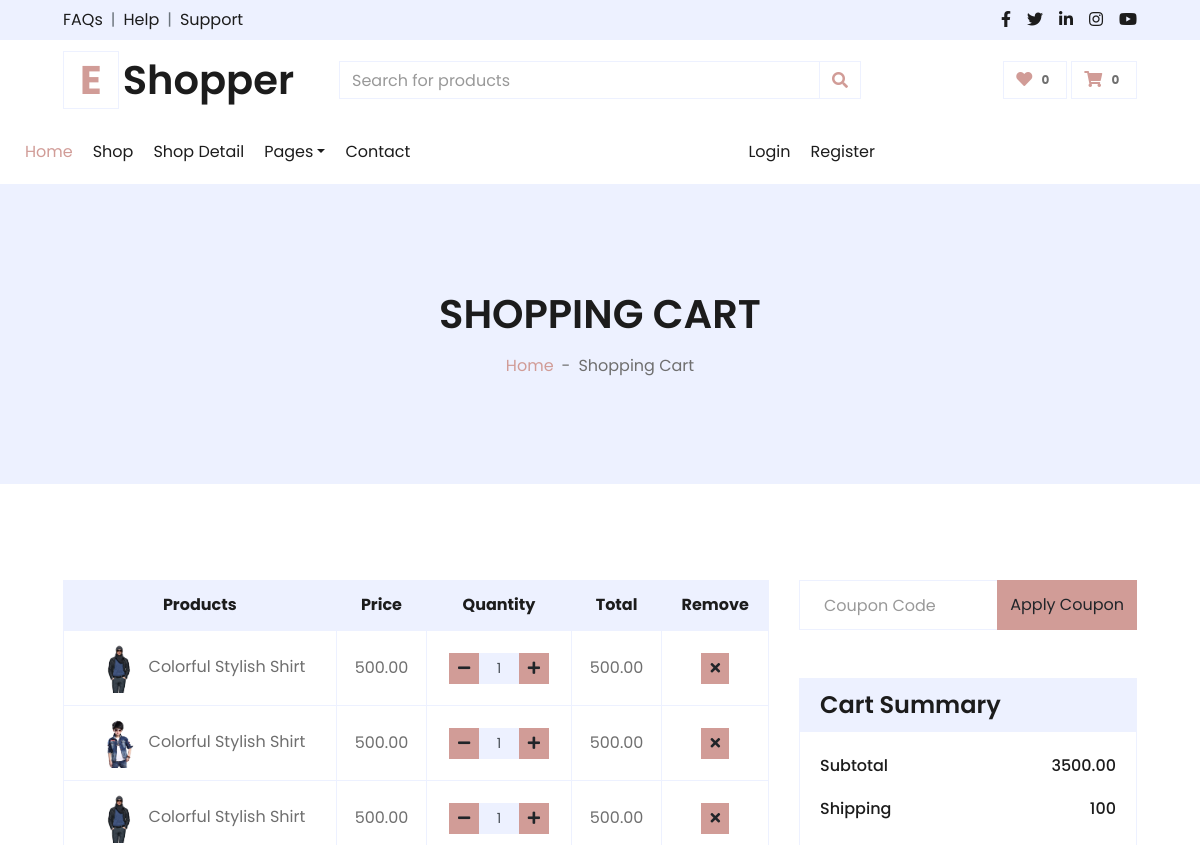
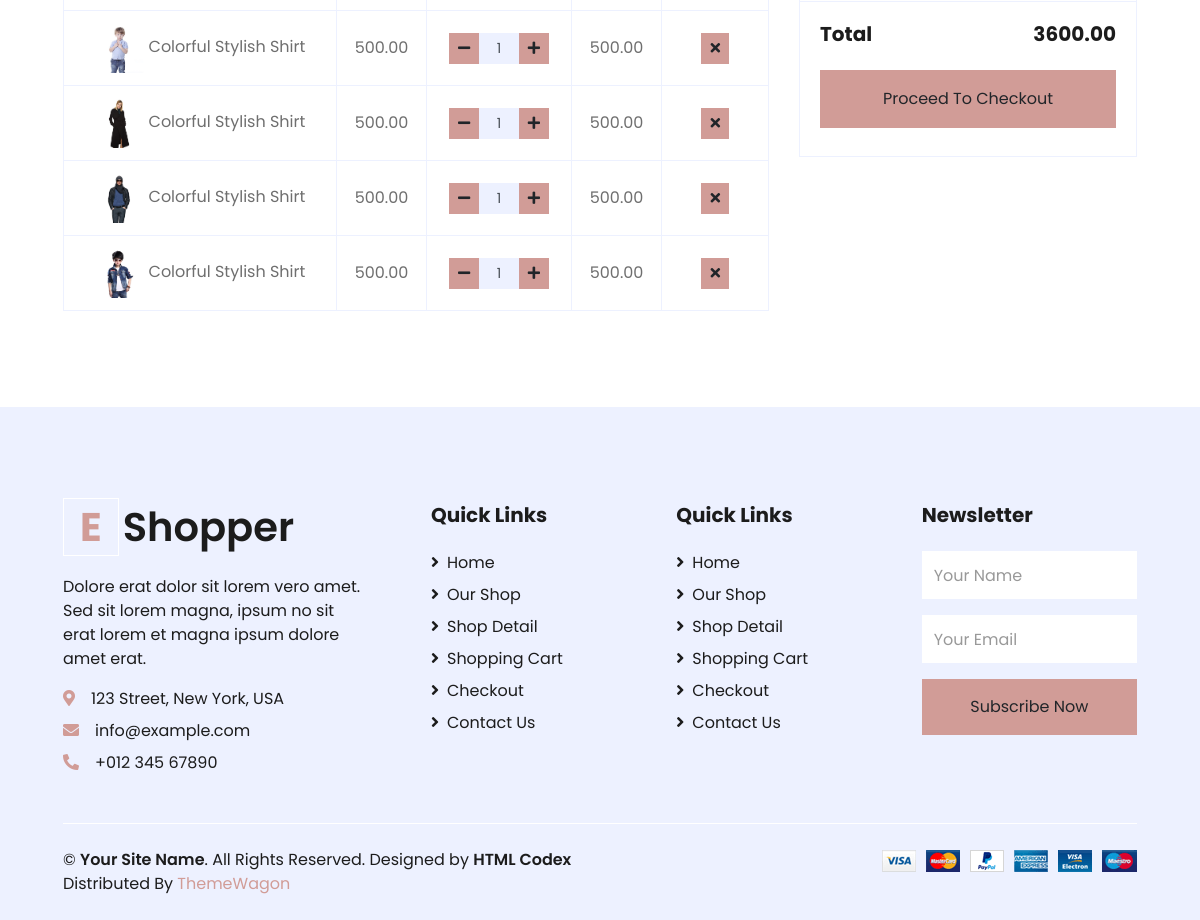
/Viwcart/ (signed in), run on the app's committed database (2 pictures, top to bottom).
### shop/models.py (models this page shows, shortened)
class Cart(models.Model):
    user = models.ForeignKey(user, on_delete=models.CASCADE)
    product = models.ForeignKey(Product, on_delete=models.CASCADE)
    quantity = models.PositiveIntegerField(default=1)

class Product(models.Model):
    title=models.CharField(max_length=100)
    image=models.ImageField(upload_to='static/product')
    price=models.DecimalField(max_digits=10,decimal_places=2)
    discount_price=models.DecimalField(max_digits=10,decimal_places=2)
    description=models.CharField(max_length=500)
    aditional_information=models.CharField(max_length=1000)
    catagory_name=models.ForeignKey(Category,related_name="catagory", on_delete=models.CASCADE )
    subcategory = models.ForeignKey(Subcategory, related_name='products', on_delete=models.CASCADE)
    quantity=models.DecimalField(max_digits=100,decimal_places=2)
    feature=models.BooleanField(default=True)
    active=models.BooleanField(default=True)

### shop/views.py (the view)
# urls.py: path("Viwcart/",Show_Cart.as_view(),name="Viewcart"),
class Show_Cart(TemplateView):
    template_name="shop/Cart.html"
    def get(self, request, *args, **kwargs):
        if request.user.is_authenticated:
            user=request.user
            cart=Cart.objects.filter(user=user)
            amount=0
            shipping_amount=100
            for cart_item in cart:
                total = cart_item.quantity * cart_item.product.discount_price
                totalamount=total
                amount += total
                total_amount = amount + shipping_amount
            context = {
            "cart": cart,
            "tal":totalamount,
            "amount": amount,
            "shipping_amount": shipping_amount,
            "total_amount": total_amount,
            }
            return render(request, "shop/Cart.html", context)
        return render(request, "shop/Cart.html", {"cart": []})

### templates/shop/Cart.html
{% extends "../main.html" %} {% load static %} {% block content %}
<div class="container-fluid bg-secondary mb-5">
  <div
    class="d-flex flex-column align-items-center justify-content-center"
    style="min-height: 300px"
  >
    <h1 class="font-weight-semi-bold text-uppercase mb-3">Shopping Cart</h1>
    <div class="d-inline-flex">
      <p class="m-0"><a href="">Home</a></p>
      <p class="m-0 px-2">-</p>
      <p class="m-0">Shopping Cart</p>
    </div>
  </div>
</div>
<div class="container-fluid pt-5">
  <div class="row px-xl-5">
    <div class="col-lg-8 table-responsive mb-5">
      <table class="table table-bordered text-center mb-0">
        <thead class="bg-secondary text-dark">
          <tr>
            <th>Products</th>
            <th>Price</th>
            <th>Quantity</th>
            <th>Total</th>
            <th>Remove</th>
          </tr>
        </thead>
        <tbody class="align-middle">
          {% for c in cart %}
          <tr>
            <td class="align-middle">
              <img src="{{c.product.image.url}}" alt="" style="width: 50px" />
              {{c.product.title}}
            </td>
            <td class="align-middle">{{c.product.discount_price}}</td>
            <td class="align-middle">
              <div class="input-group quantity mx-auto" style="width: 100px">
                <div class="input-group-btn">
                  <a
                    class="btn btn-sm btn-primary btn-minus"
                    pid="{{c.product.id}}"
                  >
                    <i class="fa fa-minus"></i>
                  </a>
                </div>
                <input
                  type="text"
                  class="form-control form-control-sm bg-secondary text-center"
                  id="quantity"
                  value="{{c.quantity}}"
                />
                <div class="input-group-btn">
                  <a
                    class="btn btn-sm btn-primary btn-plus"
                    pid="{{c.product.id}}"
                    ><i class="fa fa-plus"></i
                  ></a>
                </div>
              </div>
            </td>
            <td class="align-middle">{{tal}}</td>
            <td class="align-middle">
              <a
                class="btn btn-sm btn-primary remove-cart"
                pid="{{c.product.id}}"
              >
                <i class="fa fa-times"></i>
              </a>
            </td>
          </tr>
          {% endfor %}
        </tbody>
      </table>
    </div>
    <div class="col-lg-4">
      <form class="mb-5" action="">
        <div class="input-group">
          <input
            type="text"
            class="form-control p-4"
            placeholder="Coupon Code"
          />
          <div class="input-group-append">
            <button class="btn btn-primary">Apply Coupon</button>
          </div>
        </div>
      </form>
      <div class="card border-secondary mb-5">
        <div class="card-header bg-secondary border-0">
          <h4 class="font-weight-semi-bold m-0">Cart Summary</h4>
        </div>
        <div class="card-body">
          <div class="d-flex justify-content-between mb-3 pt-1">
            <h6 class="font-weight-medium">Subtotal</h6>
            <h6 class="font-weight-medium" id="amount">{{amount}}</h6>
          </div>
          <div class="d-flex justify-content-between">
            <h6 class="font-weight-medium">Shipping</h6>
            <h6 class="font-weight-medium">{{shipping_amount}}</h6>
          </div>
        </div>
        <div class="card-footer border-secondary bg-transparent">
          <div class="d-flex justify-content-between mt-2">
            <h5 class="font-weight-bold">Total</h5>
            <h5 class="font-weight-bold" id="totalamount">{{total_amount}}</h5>
          </div>
          <a class="btn btn-block btn-primary my-3 py-3" href="{% url "checkout" %}">
            Proceed To Checkout
          </a>
        </div>
      </div>
    </div>
  </div>
</div>
{% endblock content %}

### data on the page
Cart: product.image (picture), product "Colorful Stylish Shirt", product.discount_price "500.00", quantity "1", tal "500.00"
Cart: product.image (picture), product "Colorful Stylish Shirt", product.discount_price "500.00", quantity "1", tal "500.00"
Cart: product.image (picture), product "Colorful Stylish Shirt", product.discount_price "500.00", quantity "1", tal "500.00"
Cart: product.image (picture), product "Colorful Stylish Shirt", product.discount_price "500.00", quantity "1", tal "500.00"
Cart: product.image (picture), product "Colorful Stylish Shirt", product.discount_price "500.00", quantity "1", tal "500.00"
Cart: product.image (picture), product "Colorful Stylish Shirt", product.discount_price "500.00", quantity "1", tal "500.00"
Cart: product.image (picture), product "Colorful Stylish Shirt", product.discount_price "500.00", quantity "1", tal "500.00"

### other printed values
{{ amount }} "3500.00"
{{ shipping_amount }} "100"
{{ total_amount }} "3600.00"
